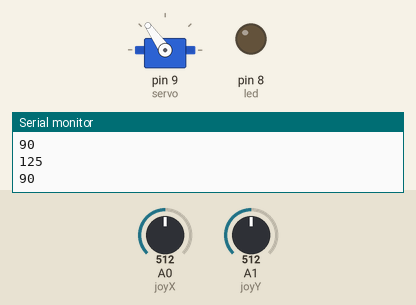
This sketch was run on a simulated Arduino Uno, built with avr-gcc and run on an emulated ATmega328P. Shown: servo, output pins drawn as LEDs (lit = HIGH), the last lines printed to the serial monitor. Inputs (shaded band) come from the test bench; at power-on: A1 (joyY) = 512, A0 (joyX) = 512.

Above: at 1.2 s.
1.3 s: A1 (joyY) set to 716
At 1.8 s:
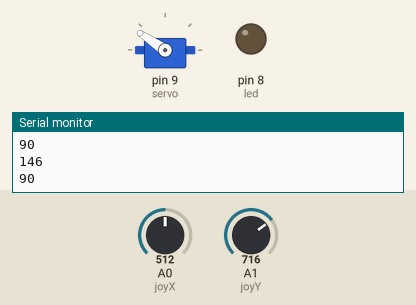
2.8 s: A1 (joyY) set to 900
At 4.0 s:
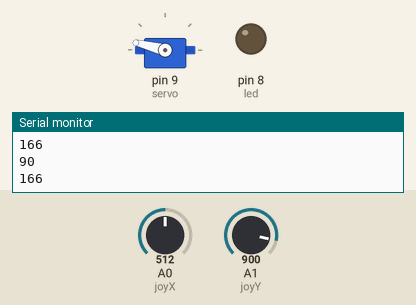
4.3 s: A1 (joyY) set to 1023
At 5.2 s:
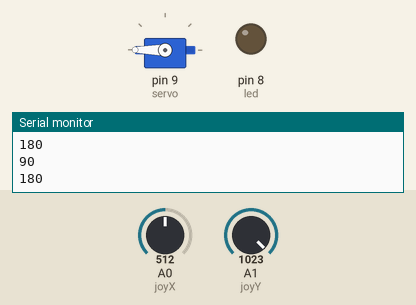
5.8 s: A1 (joyY) set to 306
At 6.3 s:
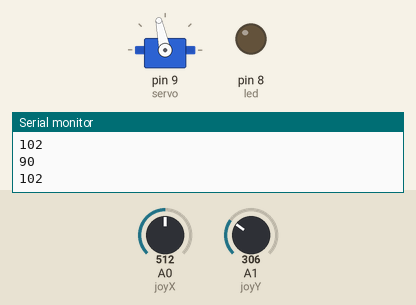
7.3 s: A1 (joyY) set to 122
At 8.5 s:
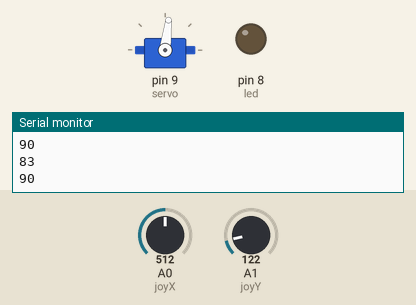
8.8 s: A1 (joyY) set to 0
At 10.0 s:
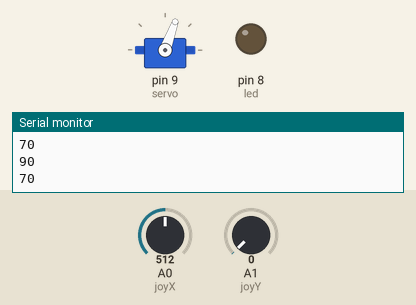
Timing chart, 0 to 11.3 s (numbered marks = the images above; inputs shaded):
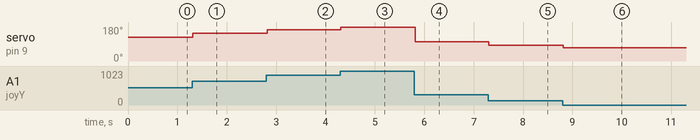

Measured:
- after the input at 1.3 s, servo on pin 9 (servo): 125° → 146° at once
- after the input at 2.8 s, servo on pin 9 (servo): 146° → 166° at once
- after the input at 4.3 s, servo on pin 9 (servo): 166° → 180° at once
- after the input at 5.8 s, servo on pin 9 (servo): 180° → 102° at once
- after the input at 7.3 s, servo on pin 9 (servo): 102° → 83° at once
- after the input at 8.8 s, servo on pin 9 (servo): 83° → 70° at once

The sketch:

Joystick_and_Servo.ino
```cpp
#include <Servo.h>

Servo servo;

int joyX = A0;
int joyY = A1;
int led = 8;
int servoVal;

void setup() {

  Serial.begin(9600);

  servo.attach(9);
  pinMode(led, OUTPUT);

}

void loop() {

  servoVal = analogRead(joyX);
  servoVal = map(servoVal, 0, 1023, 0, 180);
  servo.write(servoVal);
  Serial.println(servoVal);

  servoVal = analogRead(joyY);
  servoVal = map(servoVal, 0, 1023, 70, 180);
  servo.write(servoVal);
  Serial.println(servoVal);
  delay(15);

  if (servoVal == 0) {
      digitalWrite(led, HIGH);
  }
  else if (servoVal == 180) {
      digitalWrite(led, LOW);
  }

}
```
